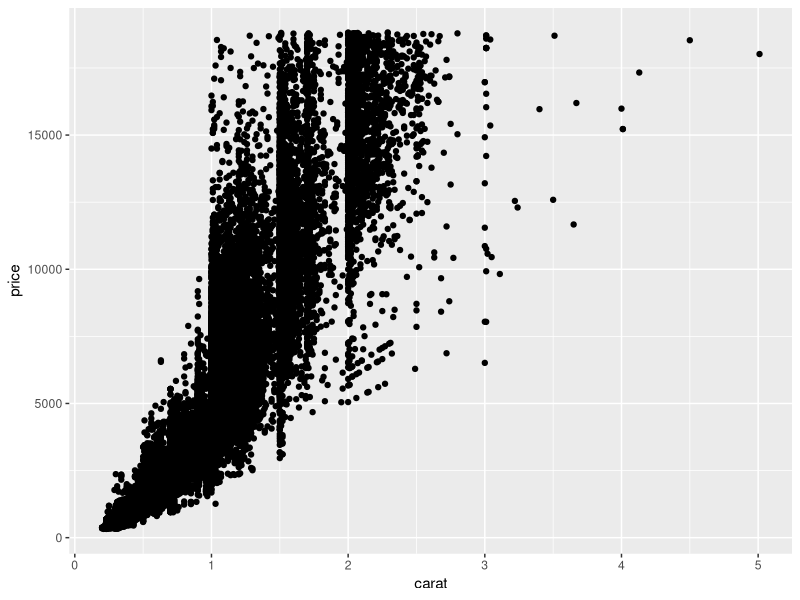
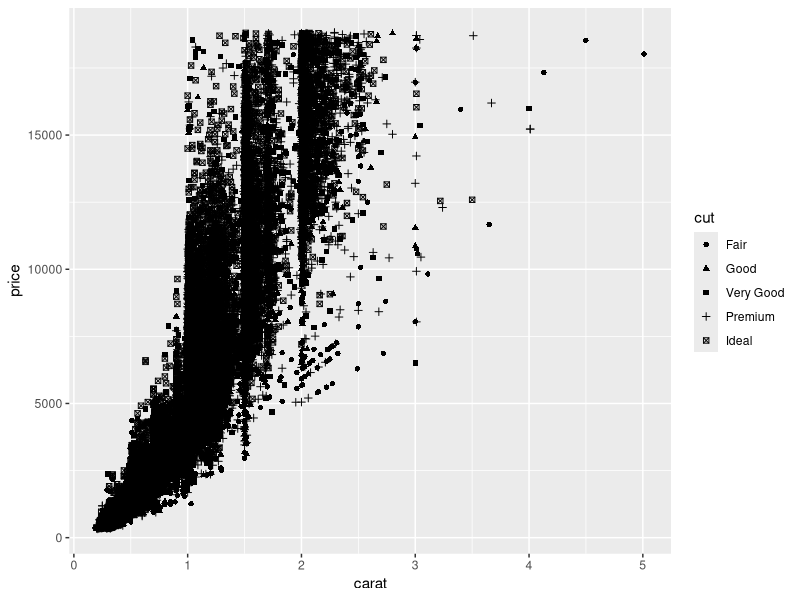
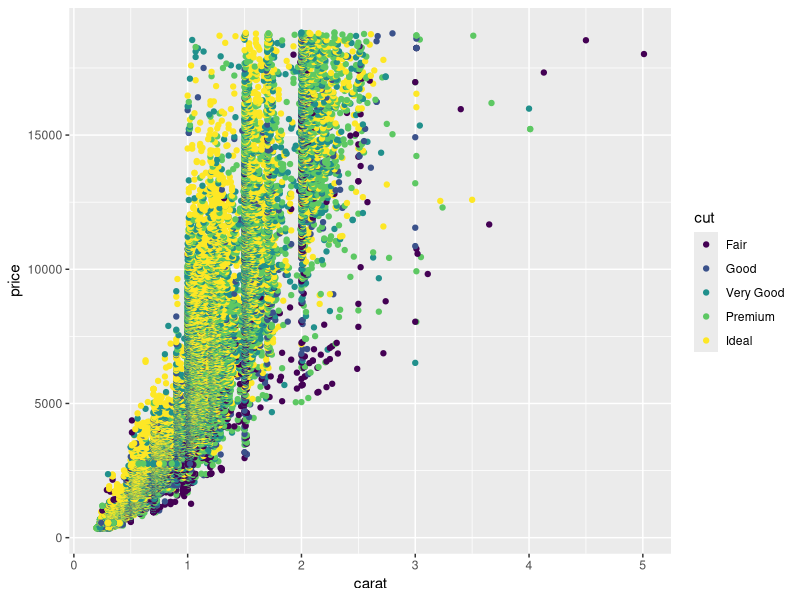
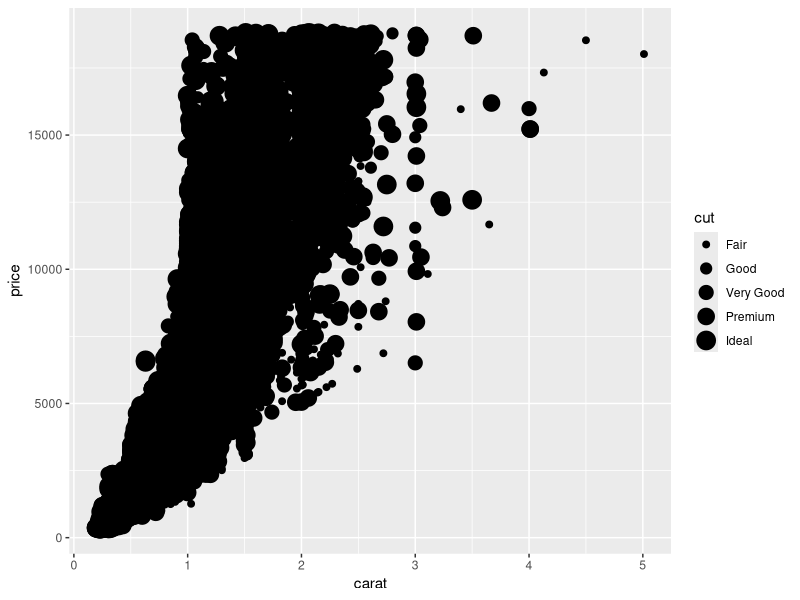
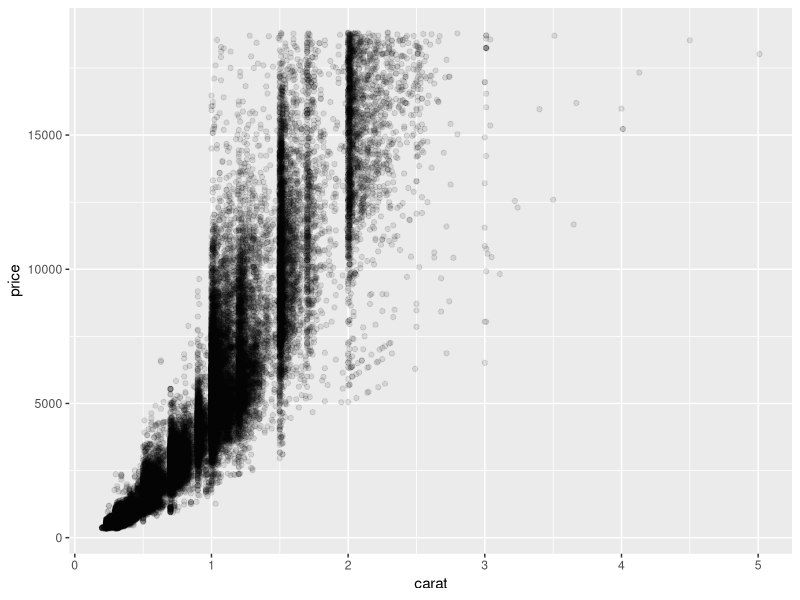
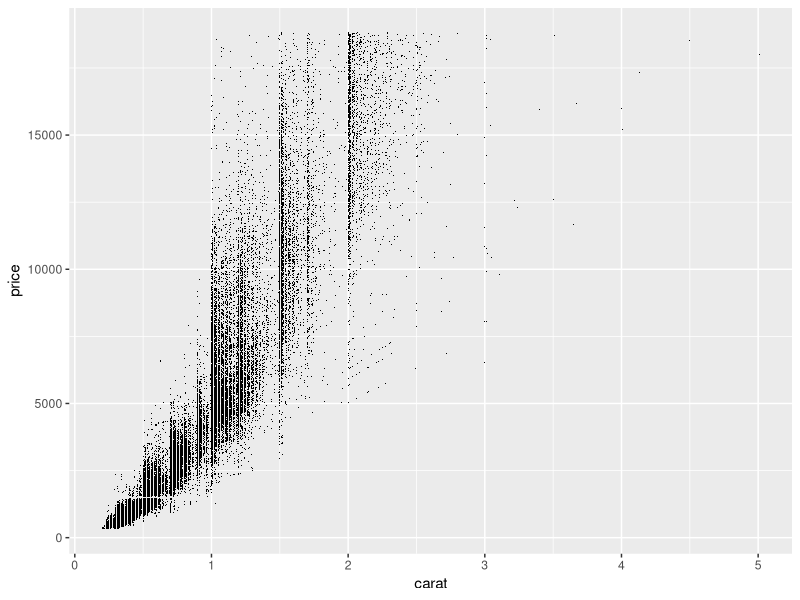
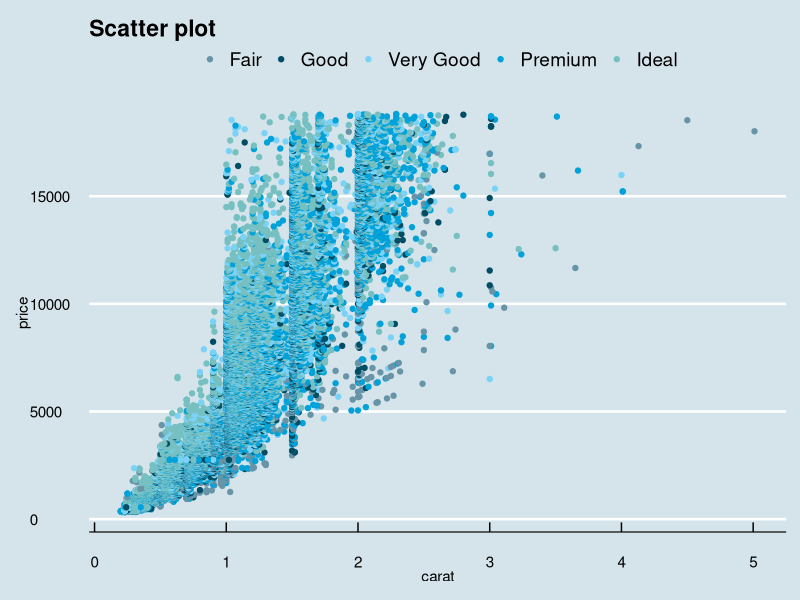
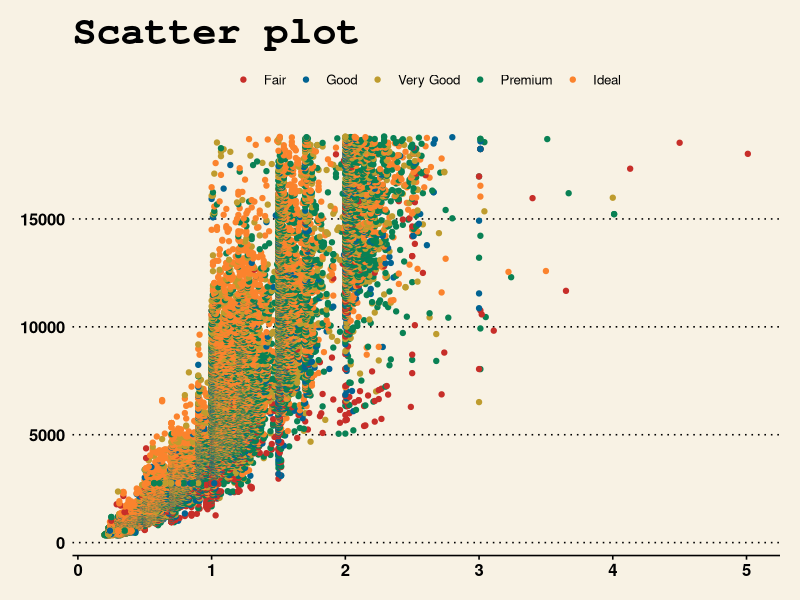

These figures' R source, in order:
#===========================================
# R语言可视化——散点图及其美化技巧
# 使用R语言自带数据集diamonds
#===========================================
library(ggplot2)
library(ggthemes)

head(diamonds)

summary(diamonds)

nrow(diamonds)

ggplot(diamonds,aes(carat,price))+
  geom_point()

ggplot(diamonds,aes(carat,price))+
  geom_point(aes(shape = cut))

ggplot(diamonds,aes(carat,price))+
  geom_point(aes(colour = cut))

ggplot(diamonds,aes(carat,price))+
  geom_point(aes(size = cut))

ggplot(diamonds,aes(carat,price))+
  geom_point(alpha = 1/10)

ggplot(diamonds,aes(carat,price))+
  geom_point(shape = ".")

ggplot(diamonds,aes(carat,price))+
  geom_point(aes(colour = cut))+
  ggtitle("Scatter plot")+
  theme_economist(base_size = 14)+
  scale_colour_economist()+
  guides(colour = guide_legend(title = NULL))

ggplot(diamonds,aes(carat,price))+
  geom_point(aes(colour = cut))+
  ggtitle("Scatter plot")+
  theme_wsj()+
  scale_colour_wsj()+
  guides(colour = guide_legend(title = NULL))

ggplot(diamonds,aes(carat,price))+
  geom_point(aes(colour = cut))+
  ggtitle("Scatter plot")+
  theme_wsj()+
  scale_colour_wsj()+
  guides(colour = guide_legend(title = NULL))+
  geom_smooth(method = "lm")+
  ylim(0,25000)
